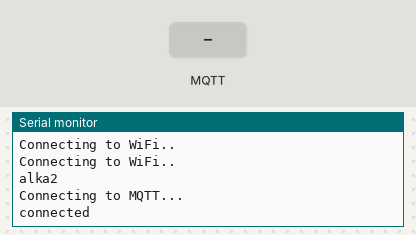
This sketch was run on a simulated ESP32. Shown: the last lines printed to the serial monitor. The inputs (shaded band) are chosen by the test bench. WiFi joins after 1.5 s; servers stay silent unless stated; no MQTT or app messages arrive unless stated.

Above: at 2.7 s.
2.8 s: MQTT message "1" arrives on the first subscribed topic
At 3.2 s:
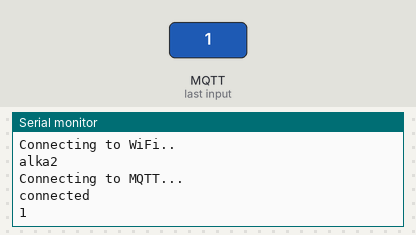
4.3 s: MQTT message "on" arrives on the first subscribed topic
At 5.5 s:
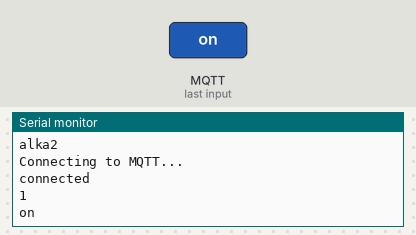
5.8 s: MQTT message "off" arrives on the first subscribed topic
At 6.8 s:
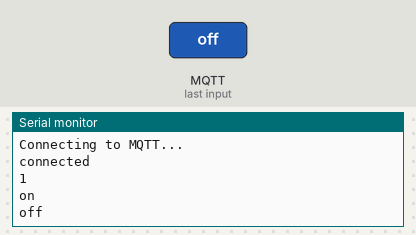
7.3 s: MQTT message "1" arrives on the second subscribed topic
At 8.0 s:
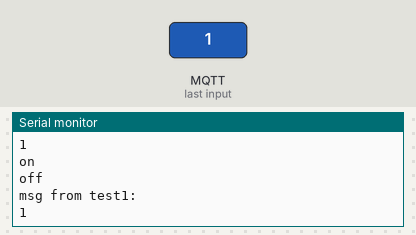

Measured:
- after the input at 2.8 s, the serial monitor: prints a new line after 0.06 s (image 1)
- after the input at 4.3 s, the serial monitor: prints a new line after 0.06 s (image 2)
- after the input at 5.8 s, the serial monitor: prints a new line after 0.06 s (image 3)
- after the input at 7.3 s, the serial monitor: prints a new line after 0.06 s (image 4)

The sketch:

sketch.ino
```cpp
#include "WiFi.h"
#include <PubSubClient.h>
#include <map>
#include <string.h>
typedef void (*callbackScript)(String);
std::map<String,callbackScript> topics;


const char* ssid = "alka2";
const char* password =  "inet12inet12";
const char* mqtt_server = "lapsoft.mooo.com";
const char* mqtt_login = "esp";
const char* mqtt_password = "L9{HTRfq7#N!";
const int mqtt_port = 10101;

WiFiClient espClient;
PubSubClient client(espClient);


//Функция для подписывания
void subscribe(const char* name, callbackScript script){
  topics.insert(std::make_pair(String(name),script));
  client.subscribe(name);
}

//Вызывается при получении сообщения топиков
void MQTTcallback(char* topic, byte* payload, unsigned int length)
{
  // Serial.print("Message received in topic: (");
  // Serial.print(topic);
  // Serial.println(")");
  // Serial.print("Message:");
  String message;
  for (int i = 0; i < length; i++)
  {
    message = message + (char)payload[i];
  }
  // Serial.print(message);
  // Serial.println();

  if ((topics.find(String(topic)))==topics.end())
  {
    Serial.println("Error");
  }
  else{
    ((*topics.find(String(topic))).second)(message);
  }
  // Serial.println();
  // Serial.println();

}

void TopicOut(String s){
  Serial.println(s);
}


void Topic2Out(String s){
  Serial.println("msg from test1:");
  Serial.println(s);
}


void setup()
{
  Serial.begin(115200);
  WifiConnect();
  MQTTSetup();
  subscribe("esp/test",TopicOut);
  subscribe("esp/test1",Topic2Out);
}


void loop(){
client.loop();
delay(100);
}


//Ниже точно все нормально
void WifiConnect(){
WiFi.begin(ssid, password);
  while (WiFi.status() != WL_CONNECTED)
  {
    delay(500);
    Serial.println("Connecting to WiFi..");
  }
  Serial.println(WiFi.SSID());
}
void MQTTSetup(){
client.setServer(mqtt_server, mqtt_port);
  client.setCallback(MQTTcallback);
  while (!client.connected())
  {
    Serial.println("Connecting to MQTT...");
    if (client.connect("esp", mqtt_login,mqtt_password))
    {
      Serial.println("connected");
    }
    else
    {
      Serial.print("failed with state ");
      Serial.println(client.state());

    }
  }
}
```
